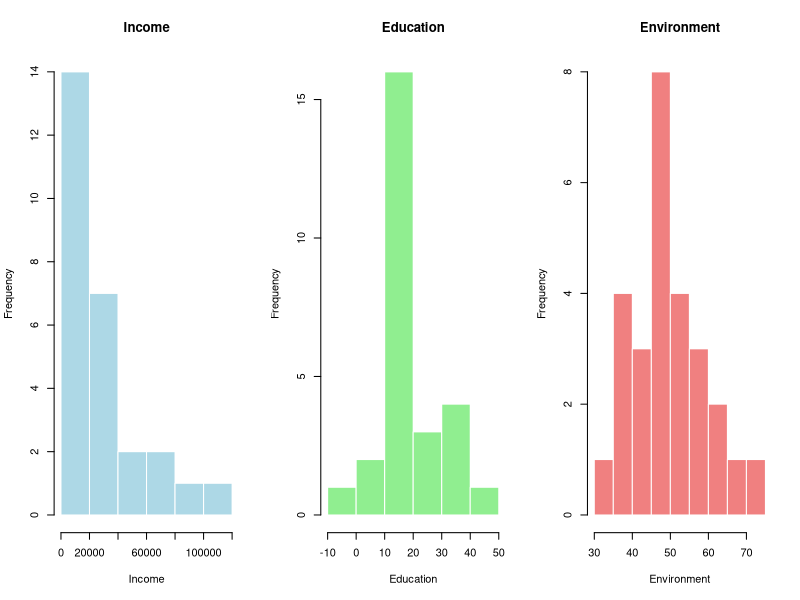

Write the R code that produced this figure.
## ---- chunk 1
set.seed(1234)
n <- 27
rho <- -0.10
## ---- chunk 2
# Base skewed income distribution
income <- rlnorm(n, meanlog = 10, sdlog = 0.45)

# Add a few outliers
outlier_id <- sample(1:n, 5)
income[outlier_id] <- income[outlier_id] * c(2.8, 3.5)

summary(income)
## ---- chunk 3
# Create a similar skewed variable on a different scale
education <- 8 + 0.00035 * income + rnorm(n, mean = 0, sd = 1.2)

# Keep the scale realistic and positive
education <- pmax(education, 1)

# change few observations to reduce correlation with income
randompick <- sample(1:n, 8)
education[randompick] <- education[randompick] + c(sample(-20:20, 5, replace = TRUE))

summary(education)
## ---- chunk 4
# Standardize income
x <- as.numeric(scale(income))

# Independent normal noise
z <- rnorm(n)

# Remove sample correlation between z and x
z_orth <- resid(lm(z ~ x))

# Standardize orthogonal component
z_orth <- as.numeric(scale(z_orth))

# Construct standardized environment with exact sample correlation rho with x
environment_std <- rho * x + sqrt(1 - rho^2) * z_orth

# Put on a convenient scale
environment <- 50 + 10 * environment_std

summary(environment)
## ---- chunk 5
dat <- data.frame(
  income = round(income, 2),
  education = round(education, 2),
  environment = round(environment, 2)
)
## ---- chunk 6
cor(dat)
## ---- chunk 7
par(mfrow=c(1,3))
hist(dat$income, main="Income", xlab="Income", col="lightblue", border="white")
hist(dat$education, main="Education", xlab="Education", col="lightgreen", border="white")
hist(dat$environment, main="Environment", xlab="Environment", col="lightcoral", border="white")
## ---- chunk 8
write.csv(dat, "synthetic_data.csv", row.names = FALSE)
